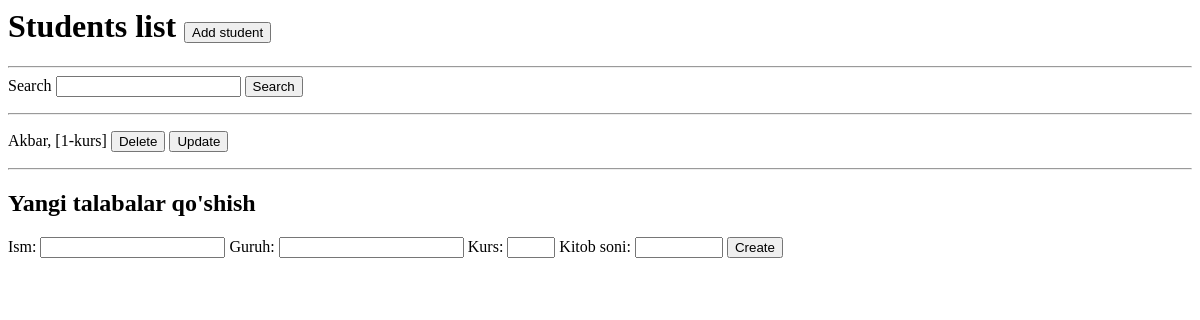
Before: /talabalar_all/ with the older database file.
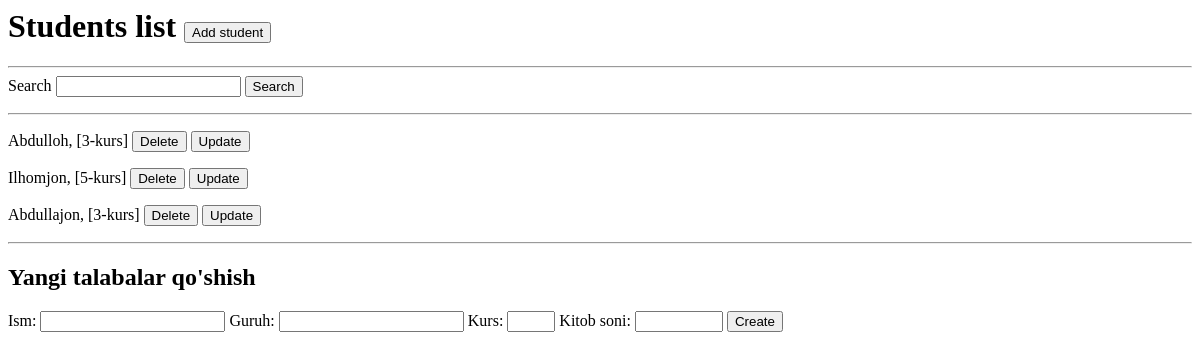
After: the same page with the newer database file.
### Library/models.py (models this page shows, shortened)
class Talaba(models.Model):
    ism = models.CharField(max_length=50)
    guruh = models.CharField(max_length=20)
    kurs = models.PositiveSmallIntegerField(default=1)
    kitob_soni = models.IntegerField(default=4)
    class Meta:
        verbose_name = "Talaba"
        verbose_name_plural = "Talabalar"

### Library/views.py (the view, shortened to what this page needs)
# urls.py: path('talabalar_all/', talabalar, name='talabalar'),
def talabalar(request):
    form = TalabaForm()
    param = request.GET.get('search')
    talabalar = Talaba.objects.all()
    if param:
        talabalar = talabalar.filter(ism__icontains=param)
    context = {
        'talabalar': talabalar,
        'form': form
    }
    return render(request, "talabalar_all.html", context)

### Library/forms.py
class TalabaForm(forms.Form):
    ism = forms.CharField(max_length=250)
    guruh = forms.CharField(max_length=250)
    kurs = forms.IntegerField(min_value=1, max_value=4)
    kitob_soni = forms.IntegerField(min_value=1, max_value=100000)

### templates/talabalar_all.html (shortened to what this page needs)
<h1>Students list <a href="/new_student/"><button>Add student</button></a></h1>
<hr>
<form method="GET">
    <label>Search</label>
    <input type="text", name="search" value="{{request.GET.search}}">
    <button type="submit">Search</button>
</form>
<hr>
{% for talaba in talabalar %}
    <p>{{talaba.ism}}, [{{talaba.kurs}}-kurs] <a href="/delete/student/{{talaba.id}}"><button>Delete</button></a>
        <a href="/talabalar_all/{{talaba.id}}/update/"><button>Update</button></a>
    </p>
{% endfor %}
<hr>
<h2>Yangi talabalar qo'shish</h2>
<form method="post">
    {{ form.as_table }}
    <button>Create</button>
</form>

Changed rows visible on the page:
removed Talaba: ism "Akbar", kurs "1"
added Talaba: ism "Abdulloh", kurs "3"
added Talaba: ism "Ilhomjon", kurs "5"
added Talaba: ism "Abdullajon", kurs "3"
